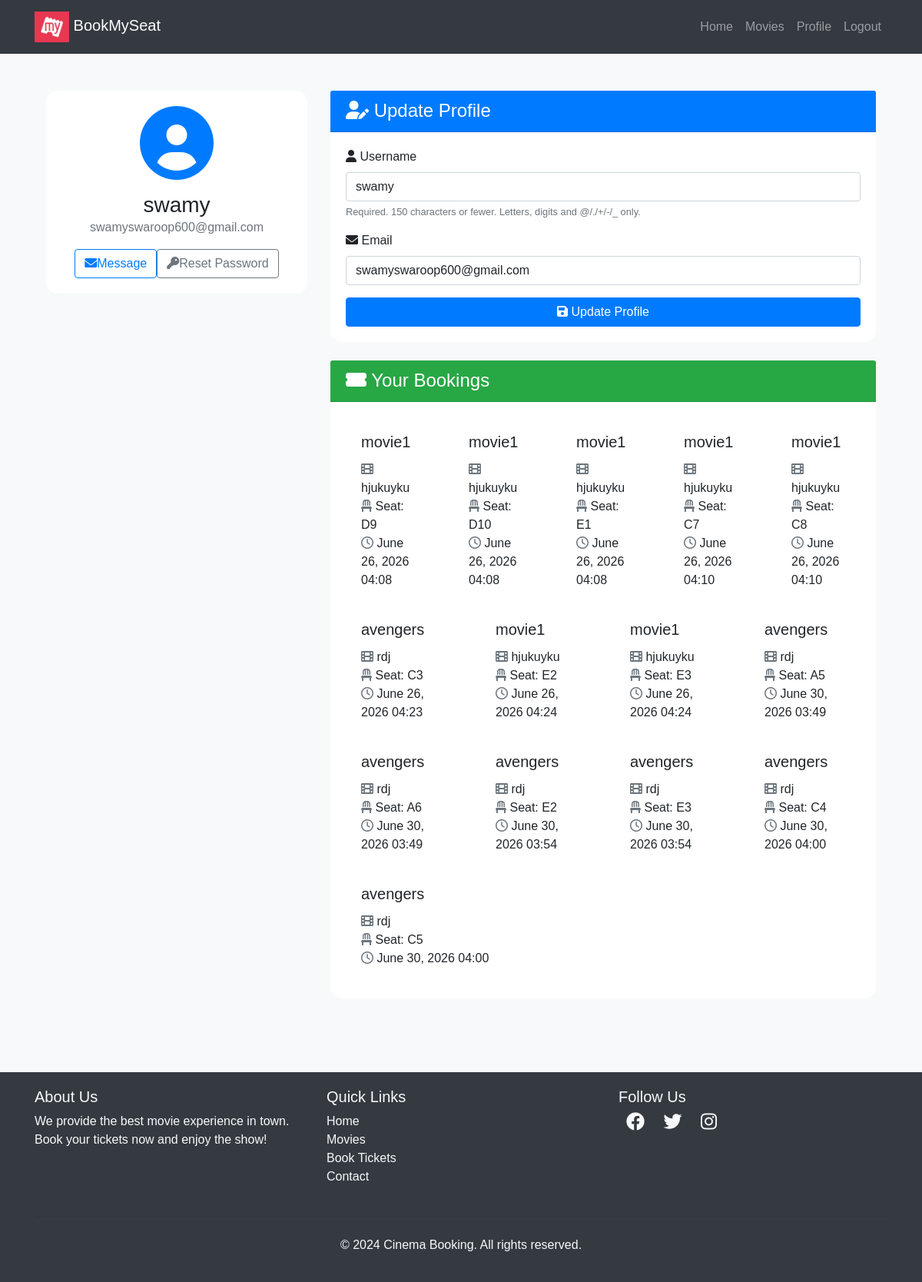
The page /users/profile/ (signed in) on the database its author committed.
### movies/models.py (models this page shows, shortened)
class Booking(models.Model):
    user = models.ForeignKey(User, on_delete=models.CASCADE)
    seat = models.OneToOneField(Seat, on_delete=models.CASCADE)
    movie = models.ForeignKey(Movie, on_delete=models.CASCADE)
    theater = models.ForeignKey(Theater, on_delete=models.CASCADE)
    payment = models.ForeignKey('Payment', on_delete=models.CASCADE, null=True, blank=True, related_name='bookings')
    booked_at = models.DateTimeField(auto_now_add=True, db_index=True)

class Movie(models.Model):
    name = models.CharField(max_length=255, db_index=True)
    image = models.ImageField(upload_to="movies/")
    rating = models.DecimalField(max_digits=3, decimal_places=1, db_index=True)
    cast = models.TextField()
    description = models.TextField(blank=True, null=True)
    trailer_url = models.URLField(
        blank=True,
        null=True,
        validators=[validate_youtube_url]
    )
    genres = models.ManyToManyField(Genre, blank=True)
    languages = models.ManyToManyField(Language, blank=True)

class Theater(models.Model):
    name = models.CharField(max_length=255)
    movie = models.ForeignKey(
        Movie,
        on_delete=models.CASCADE,
        related_name='theaters'
    )
    time = models.DateTimeField()

class Seat(models.Model):
    theater = models.ForeignKey(
        Theater,
        on_delete=models.CASCADE,
        related_name='seats'
    )
    seat_number = models.CharField(max_length=10)
    is_booked = models.BooleanField(default=False, db_index=True)
    locked_by = models.ForeignKey(User, null=True, blank=True, on_delete=models.SET_NULL, related_name='locked_seats')
    locked_at = models.DateTimeField(null=True, blank=True)

### users/views.py (the view)
# urls.py: path('profile/', profile, name='profile'),
@login_required
def profile(request):
    bookings= Booking.objects.filter(user=request.user)
    if request.method == 'POST':
        u_form = UserUpdateForm(request.POST, instance=request.user)
        if u_form.is_valid():
            u_form.save()
            return redirect('profile')
    else:
        u_form = UserUpdateForm(instance=request.user)
    return render(request, 'users/profile.html', {'u_form': u_form,'bookings':bookings})

### users/forms.py
class UserUpdateForm(forms.ModelForm):
    email = forms.EmailField()
    class Meta:
        model = User
        fields = ['username', 'email']

### templates/users/profile.html (shortened to what this page needs)
{% extends "users/basic.html" %} {% block content %}
<div class="container py-5">
  <div class="row">
    <div class="col-lg-4 mb-4">
      <div class="card shadow">
        <div class="card-body text-center">
          <div class="mb-3">
            <i class="fas fa-user-circle fa-6x text-primary"></i>
          </div>
          <h3 class="card-title mb-0">{{ user.username }}</h3>
          <p class="text-muted mb-3">{{ user.email }}</p>
          <div class="d-flex justify-content-center">
            <a href="#" class="btn btn-outline-primary me-2"><i class="fas fa-envelope me-2"></i>Message</a>
            <a href="{% url 'password_reset' %}" class="btn btn-outline-secondary"><i class="fas fa-key me-2"></i>Reset Password</a>
          </div>
        </div>
      </div>
    </div>
    <div class="col-lg-8">
      <div class="card shadow mb-4">
        <div class="card-header bg-primary text-white">
          <h4 class="mb-0"><i class="fas fa-user-edit me-2"></i> Update Profile</h4>
        </div>
        <div class="card-body">
          <form method="POST">
            {% for field in u_form %}
              <div class="mb-3">
                <label for="{{ field.id_for_label }}" class="form-label">
                  <i class="fas fa-{% if field.name == 'username' %}user{% elif field.name == 'email' %}envelope{% else %}info-circle{% endif %} me-2"></i>
                  {{ field.label }}
                </label>
                {{ field }}
                {% if field.help_text %}
                  <small class="form-text text-muted">{{ field.help_text }}</small>
                {% endif %}
              </div>
            {% endfor %}
            <button class="btn btn-primary w-100" type="submit"><i class="fas fa-save me-2"></i> Update Profile</button>
          </form>
        </div>
      </div>
      <div class="card shadow">
        <div class="card-header bg-success text-white">
          <h4 class="mb-0"><i class="fas fa-ticket-alt me-2"> </i> Your Bookings</h4>
        </div>
        <div class="card-body">
          {% if bookings %}
            <div class="row row-cols-1 row-cols-md-2 g-4">
              {% for booking in bookings %}
                <div class="col">
                  <div class="card h-100 border-0 shadow-sm">
                    <div class="card-body">
                      <h5 class="card-title">{{ booking.movie.name }}</h5>
                      <p class="card-text">
                        <i class="fas fa-film me-2 text-muted"> </i>  {{ booking.theater.name }}<br>
                        <i class="fas fa-chair me-2 text-muted"> </i>  Seat: {{ booking.seat.seat_number }}<br>
                        <i class="far fa-clock me-2 text-muted"> </i>  {{ booking.booked_at|date:"F d, Y H:i" }}
                      </p>
                    </div>
                  </div>
                </div>
              {% endfor %}
            </div>
          {% else %}
            <div class="text-center py-5">
              <i class="fas fa-ticket-alt fa-4x text-muted mb-3"></i>
              <p class="lead mb-0">No bookings yet. Time to plan your next movie night!</p>
            </div>
          {% endif %}
        </div>
      </div>
    </div>
  </div>
</div>
<link rel="stylesheet" href="https://cdnjs.cloudflare.com/ajax/libs/font-awesome/6.0.0-beta3/css/all.min.css">
{% endblock %}

### templates/users/basic.html (shortened to what this page needs)
<!DOCTYPE html>
<html lang="en">
  <head>
    <link
      href="https://cdn.jsdelivr.net/npm/bootstrap-icons/font/bootstrap-icons.css"
      rel="stylesheet"
    />
    <link
      rel="stylesheet"
      href="https://maxcdn.bootstrapcdn.com/bootstrap/4.0.0/css/bootstrap.min.css"
    />
    <link
      rel="stylesheet"
      href="https://cdnjs.cloudflare.com/ajax/libs/font-awesome/5.15.3/css/all.min.css"
    />
  </head>
  <body>
    <nav class="navbar navbar-expand-lg navbar-dark bg-dark">
      <div class="container">
        <a class="navbar-brand" href="/"
          ><img
            alt="logo"
            height="40"
            width="45"
          />
          BookMySeat</a
        >
        <div class="collapse navbar-collapse" id="navbarNav">
          <ul class="navbar-nav ml-auto">
            {% if user.is_authenticated %}
            <li class="nav-item">
              <a class="nav-link" href="/">Home</a>
            </li>
            <li class="nav-item">
              <a class="nav-link" href="/movies">Movies</a>
            </li>
            <li class="nav-item">
              <a class="nav-link" href="{% url 'profile' %}">Profile</a>
            </li>
            <li class="nav-item">
              <form method="Post" action="{% url 'logout' %}">
                <button
                  type="submit"
                  class="nav-link"
                  style="border: none; background: none"
                >
                  Logout
                </button>
              </form>
            </li>
            {% endif %}
          </ul>
        </div>
      </div>
    </nav>
    <div class="container">{% block content %} {% endblock %}</div>
    <footer class="footer mt-5">
      <div class="container">
        <div class="row">
          <div class="col-md-4 mb-4 mb-md-0">
            <h5>About Us</h5>
            <p>
              We provide the best movie experience in town. Book your tickets
              now and enjoy the show!
            </p>
          </div>
          <div class="col-md-4 mb-4 mb-md-0">
            <h5>Quick Links</h5>
            <ul class="list-unstyled">
              <li><a href="#">Home</a></li>
              <li><a href="#">Movies</a></li>
              <li><a href="#">Book Tickets</a></li>
              <li><a href="#">Contact</a></li>
            </ul>
          </div>
          <div class="col-md-4">
            <h5>Follow Us</h5>
            <div class="social-icons">
              <a href="#"><i class="fab fa-facebook"></i></a>
              <a href="#"><i class="fab fa-twitter"></i></a>
              <a href="#"><i class="fab fa-instagram"></i></a>
            </div>
          </div>
        </div>
        <hr class="mt-4 mb-4" />
        <div class="text-center">
          <p>&copy; 2024 Cinema Booking. All rights reserved.</p>
        </div>
      </div>
    </footer>
  </body>
</html>

### templates/users/basic.html (style rules this page uses)
body { font-family: Arial, sans-serif; }
.navbar { background-color: #fff; padding: 10px 20px; }
.navbar-brand img { height: 40px; }
.navbar-nav .nav-link { color: #000; }
.footer { background-color: #343a40; color: #f8f9fa; padding: 20px 0; }
.footer a { color: #f8f9fa; text-decoration: none; }
.footer .social-icons i { font-size: 24px; margin: 0 10px; transition: color 0.3s; }

### templates/users/profile.html (style rules this page uses)
body { background-color: #f8f9fa; }
.card { border-radius: 15px; border: none; transition: transform 0.3s ease-in-out; }
.card-header { border-top-left-radius: 15px; border-top-right-radius: 15px; }
form input, form select, form textarea { display: block; width: 100%; padding: 0.375rem 0.75rem; font-size: 1rem; font-weight: 400; line-height: 1.5; color: #212529; background-color: #fff; background-clip: padding-box; border: 1px solid #ced4da; border-radius: 0.25rem; transition: border-color 0.15s ease-in-out, box-shadow 0.15s ease-in-out; }

### rows shown on the page
Booking: movie.name "movie1", theater.name "hjukuyku", seat.seat_number "D9", booked_at "June 26, 2026 04:08"
Booking: movie.name "movie1", theater.name "hjukuyku", seat.seat_number "D10", booked_at "June 26, 2026 04:08"
Booking: movie.name "movie1", theater.name "hjukuyku", seat.seat_number "E1", booked_at "June 26, 2026 04:08"
Booking: movie.name "movie1", theater.name "hjukuyku", seat.seat_number "C7", booked_at "June 26, 2026 04:10"
Booking: movie.name "movie1", theater.name "hjukuyku", seat.seat_number "C8", booked_at "June 26, 2026 04:10"
Booking: movie.name "avengers", theater.name "rdj", seat.seat_number "C3", booked_at "June 26, 2026 04:23"
Booking: movie.name "movie1", theater.name "hjukuyku", seat.seat_number "E2", booked_at "June 26, 2026 04:24"
Booking: movie.name "movie1", theater.name "hjukuyku", seat.seat_number "E3", booked_at "June 26, 2026 04:24"
Booking: movie.name "avengers", theater.name "rdj", seat.seat_number "A5", booked_at "June 30, 2026 03:49"
Booking: movie.name "avengers", theater.name "rdj", seat.seat_number "A6", booked_at "June 30, 2026 03:49"
Booking: movie.name "avengers", theater.name "rdj", seat.seat_number "E2", booked_at "June 30, 2026 03:54"
Booking: movie.name "avengers", theater.name "rdj", seat.seat_number "E3", booked_at "June 30, 2026 03:54"
Booking: movie.name "avengers", theater.name "rdj", seat.seat_number "C4", booked_at "June 30, 2026 04:00"
Booking: movie.name "avengers", theater.name "rdj", seat.seat_number "C5", booked_at "June 30, 2026 04:00"

### other values the page prints
{{ user.username }} "swamy"
{{ user.email }} "swamyswaroop600@gmail.com"
{{ field.label }} "Username" "Email"
{{ field.help_text }} "Required. 150 characters or fewer. Letters, digits and @/./+/-/_ only."
